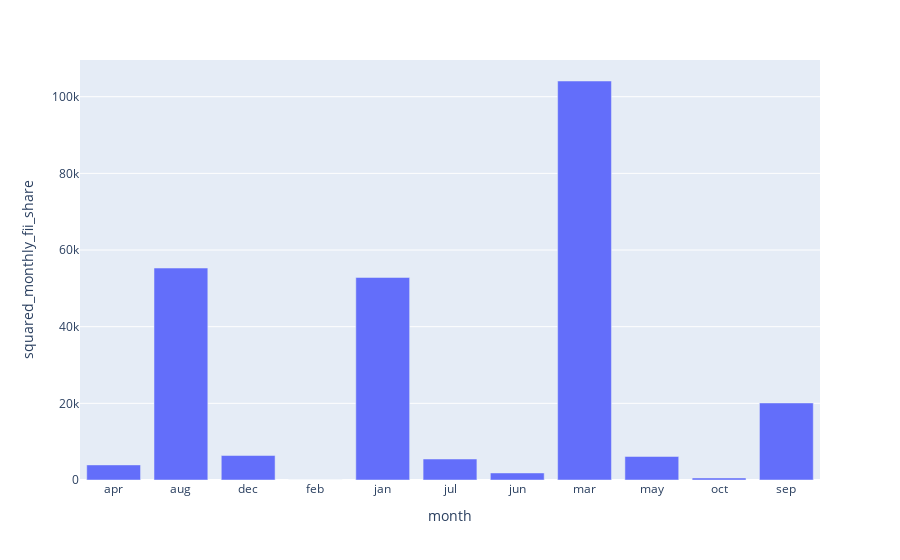

This figure's notebook cell:
### Code cell
px.bar(
    new_data[
        (new_data["company_name"] == "20 Microns Limited")
        & (new_data["year"] == "2024")
    ],
    x="month",
    y="squared_monthly_fii_share",
)

### Figure 1 — Plotly figure (JSON) as saved in the notebook; plotly's stock layout.template omitted (floating-point values rounded to 4 significant figures)
{"data": [{"hovertemplate": "month=%{x}<br>squared_monthly_fii_share=%{y}<extra></extra>", "legendgroup": "", "marker": {"color": "#636efa", "pattern": {"shape": ""}}, "name": "", "orientation": "v", "showlegend": false, "textposition": "auto", "type": "bar", "x": ["apr", "aug", "dec", "feb", "jan", "jul", "jun", "mar", "may", "oct", "sep"], "xaxis": "x", "y": [3935.0, 55300.0, 6386.0, 0.0, 52850.0, 5477.0, 1841.0, 104100.0, 6142.0, 526.5, 20100.0], "yaxis": "y"}], "layout": {"barmode": "relative", "legend": {"tracegroupgap": 0}, "margin": {"t": 60}, "xaxis": {"anchor": "y", "domain": [0, 1], "title": {"text": "month"}}, "yaxis": {"anchor": "x", "domain": [0, 1], "title": {"text": "squared_monthly_fii_share"}}}}
